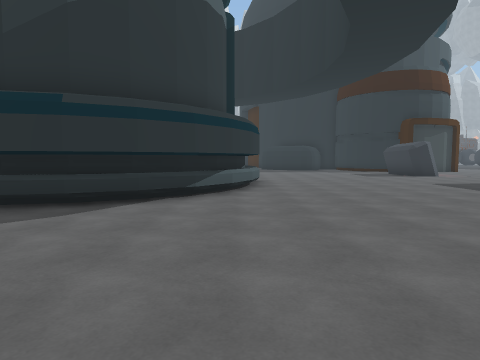
View 1 (above)

24 first-person views from a walk through a scene from a Unity 3-D project. The camera is 1.5 m above the floor, tilts 4° down and sees 75° across. The floor is counted in squares, 2 m on a side. Each view is taken from the middle of a square. On the plan, view 1 faces up. The plan holds only what a view shows up to about 10 squares ahead; the rest is blank. The place goes on beyond the plan. The player is left out. Some surface patterns are stand-ins.

View 2
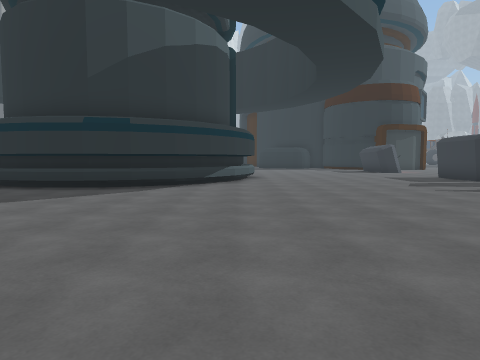

View 3
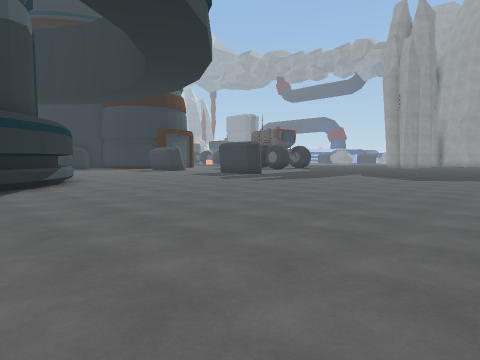

View 4
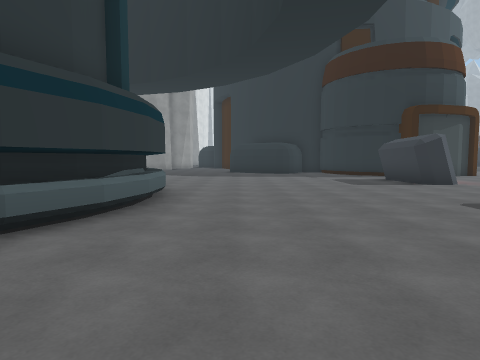

View 5
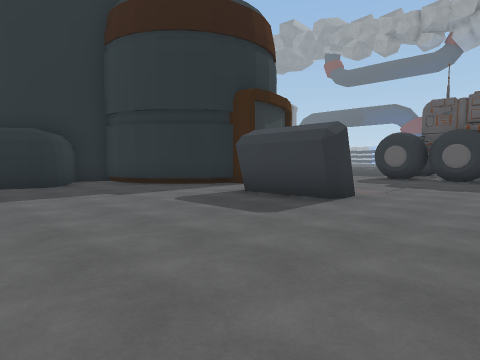

View 6
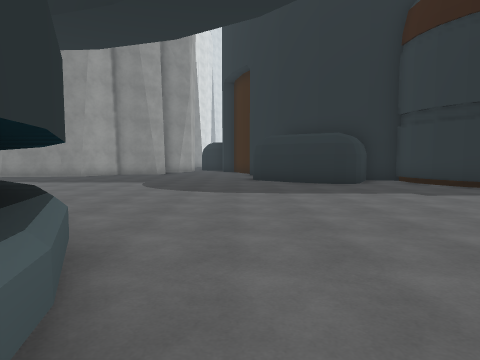

View 7
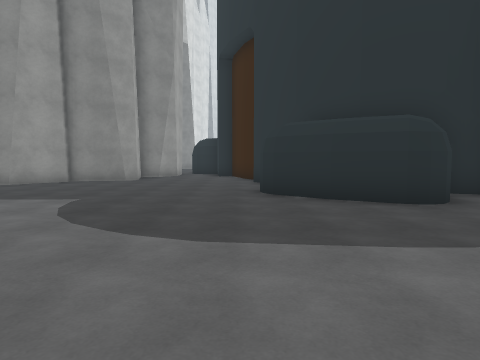

View 8
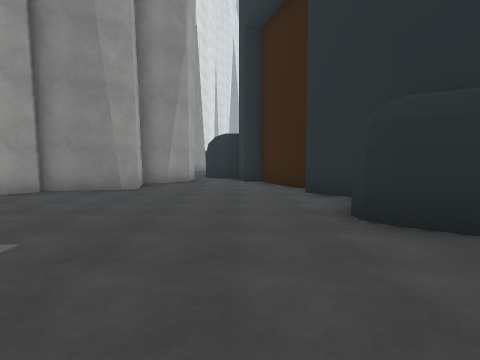

View 9
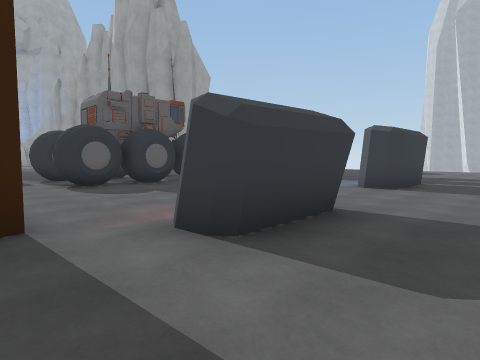

View 10
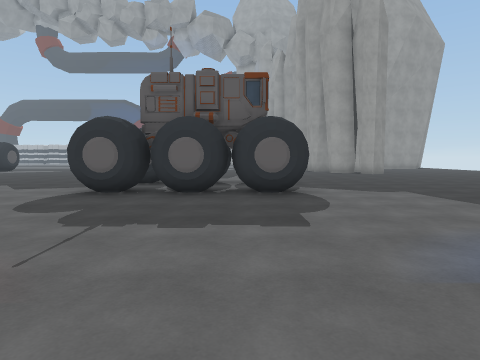

View 11
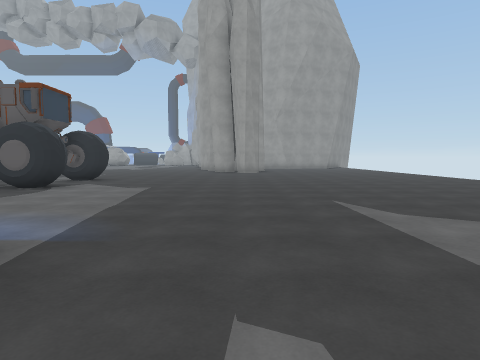

View 12
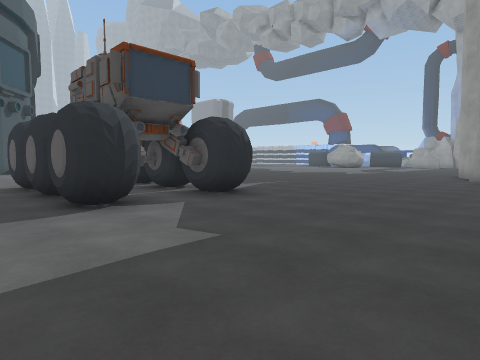

View 13
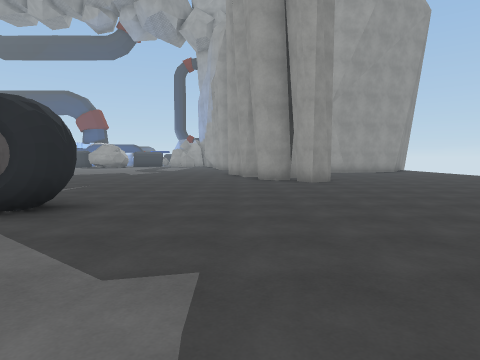

View 14
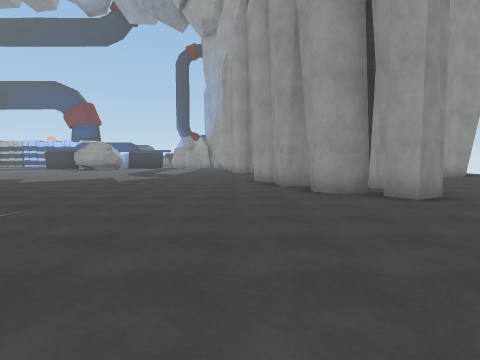

View 15
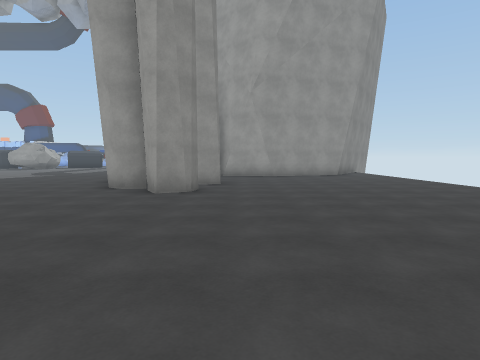

View 16
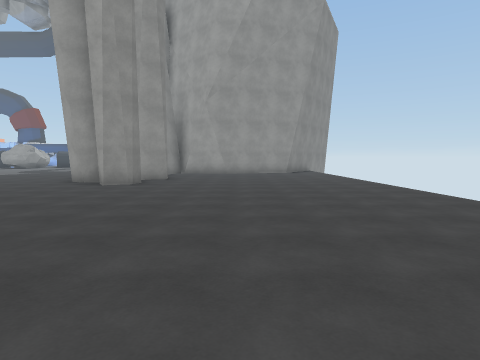

View 17
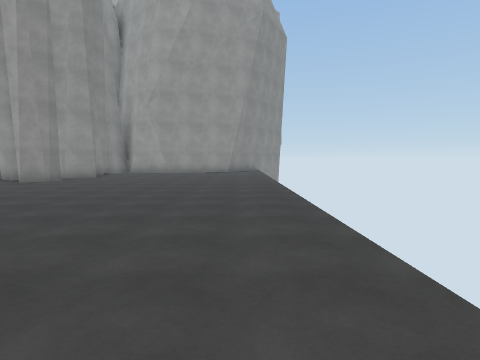

View 18
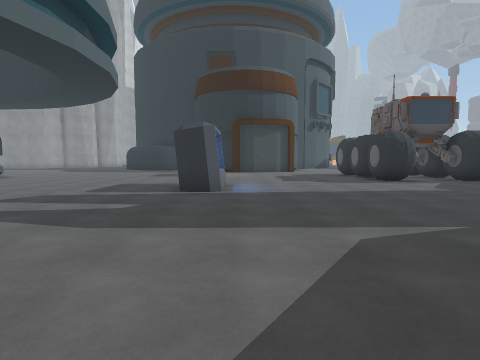

View 19
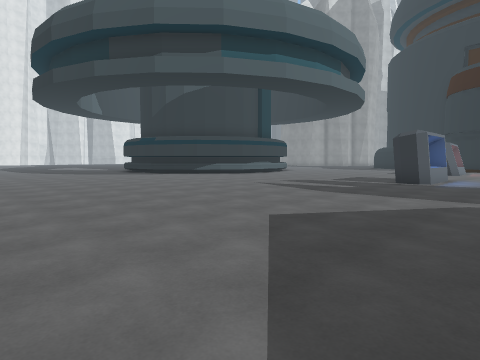

View 20
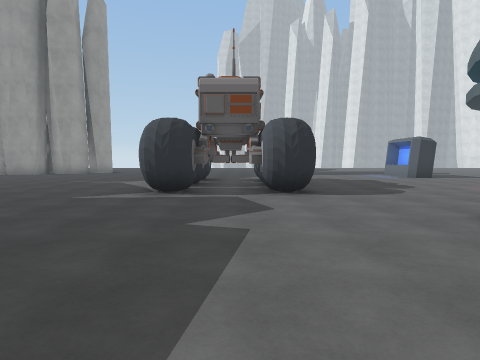

View 21
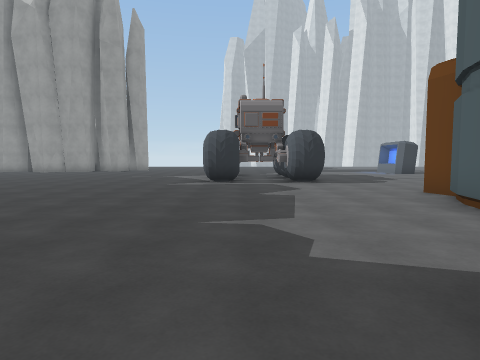

View 22
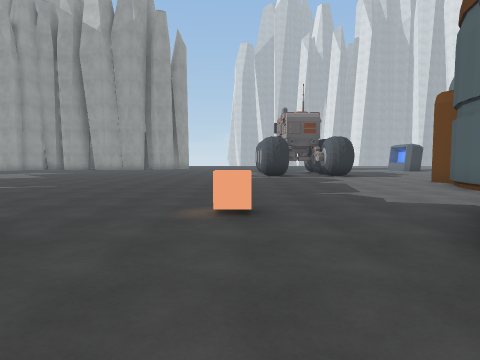

View 23
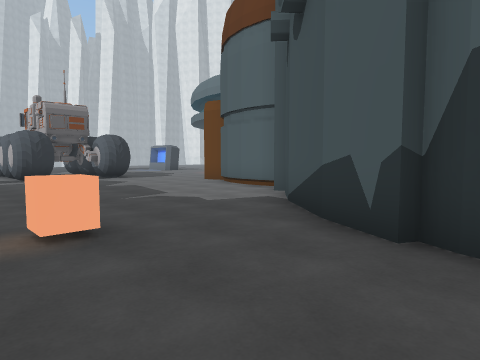

View 24
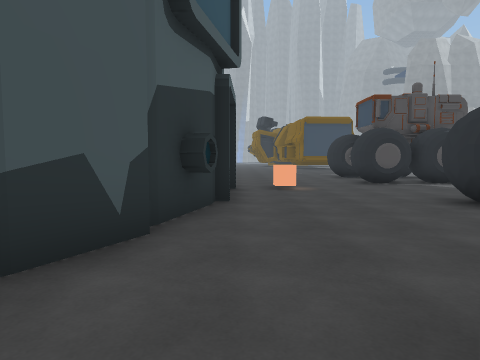

### Floor plan
Key: @ floor where view 1 was taken; # wall or solid block; . floor; = window, fence, low wall or low ledge; C cube; O other object.
Columns run from 6 left of view 1 to 26 right of it. Each row starts with its distance up from view 1.
 32                        ....##
 31                        ....###
 30                        .C....
 29                        #.....
 28                       ##....
 27    ##.##              #....#
 26    #...##             #....
 25   ##....#            ##....
 24 ###.....#           ##.....
 23 #.......#          ##...C...
 22  .......#         ##.........
 21   ......#  ##     #...........
 20  .......######    #...........
 19  ............#    #............
 18   ...........##   #.............
 17    ...........##  #.............
 16    ..........................
 15     .........OO............... ..
 14      ........O .....####.........
 13     ##.......OO.....####.........
 12      #=.............####.........
 11      ##.............####.........
 10       #.............####.........
  9       #.......O..................
  8       #.......O..................
  7      ##.......O................##
  6    ###.......................###
  5 ####=.......................###
  4  ...........................#.#
  3  ...............................
  2   ..............................
  1    .............................
  0    ...@.........................
 -1    ............... .............
 -2    .............................
 -3    .....     ..... .............

Positions as (right, up) in squares from view 1, and headings:
1: (0, 0), facing up
2: (0, -3), facing up
3: (-3, -3), facing up-right
4: (2, 4), facing up
5: (2, 10), facing up-right
6: (1, 10), facing up
7: (1, 14), facing up
8: (0, 17), facing up
9: (5, 17), facing down-right
10: (7, 11), facing right
11: (6, 5), facing right
12: (12, 5), facing up-right
13: (12, 7), facing right
14: (16, 8), facing right
15: (15, 3), facing right
16: (13, 1), facing right
17: (12, -2), facing right
18: (9, 0), facing up
19: (11, -3), facing up-left
20: (15, 21), facing down
21: (16, 24), facing down
22: (18, 27), facing down
23: (19, 26), facing down-left
24: (17, 22), facing up
